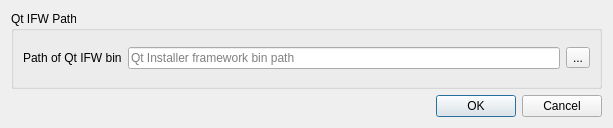
<?xml version="1.0" encoding="UTF-8"?>
<ui version="4.0">
 <class>Dialog</class>
 <widget class="QDialog" name="Dialog">
  <property name="geometry">
   <rect>
    <x>0</x>
    <y>0</y>
    <width>613</width>
    <height>128</height>
   </rect>
  </property>
  <property name="windowTitle">
   <string>Dialog</string>
  </property>
  <layout class="QGridLayout" name="gridLayout_2">
   <item row="0" column="0">
    <widget class="QGroupBox" name="groupBox">
     <property name="title">
      <string>Qt IFW Path</string>
     </property>
     <layout class="QGridLayout" name="gridLayout">
      <item row="0" column="0">
       <widget class="QLabel" name="label">
        <property name="text">
         <string>Path of Qt IFW bin</string>
        </property>
       </widget>
      </item>
      <item row="0" column="1">
       <layout class="QHBoxLayout" name="horizontalLayout">
        <item>
         <widget class="QLineEdit" name="lineEdit_qtbinpath">
          <property name="minimumSize">
           <size>
            <width>200</width>
            <height>0</height>
           </size>
          </property>
          <property name="placeholderText">
           <string>Qt Installer framework bin path</string>
          </property>
         </widget>
        </item>
        <item>
         <widget class="QToolButton" name="toolButton_qtifw">
          <property name="text">
           <string>...</string>
          </property>
         </widget>
        </item>
       </layout>
      </item>
     </layout>
    </widget>
   </item>
   <item row="1" column="0">
    <widget class="QDialogButtonBox" name="buttonBox">
     <property name="orientation">
      <enum>Qt::Horizontal</enum>
     </property>
     <property name="standardButtons">
      <set>QDialogButtonBox::Cancel|QDialogButtonBox::Ok</set>
     </property>
    </widget>
   </item>
  </layout>
 </widget>
 <resources/>
 <connections>
  <connection>
   <sender>buttonBox</sender>
   <signal>accepted()</signal>
   <receiver>Dialog</receiver>
   <slot>accept()</slot>
   <hints>
    <hint type="sourcelabel">
     <x>248</x>
     <y>254</y>
    </hint>
    <hint type="destinationlabel">
     <x>157</x>
     <y>274</y>
    </hint>
   </hints>
  </connection>
  <connection>
   <sender>buttonBox</sender>
   <signal>rejected()</signal>
   <receiver>Dialog</receiver>
   <slot>reject()</slot>
   <hints>
    <hint type="sourcelabel">
     <x>316</x>
     <y>260</y>
    </hint>
    <hint type="destinationlabel">
     <x>286</x>
     <y>274</y>
    </hint>
   </hints>
  </connection>
 </connections>
</ui>
